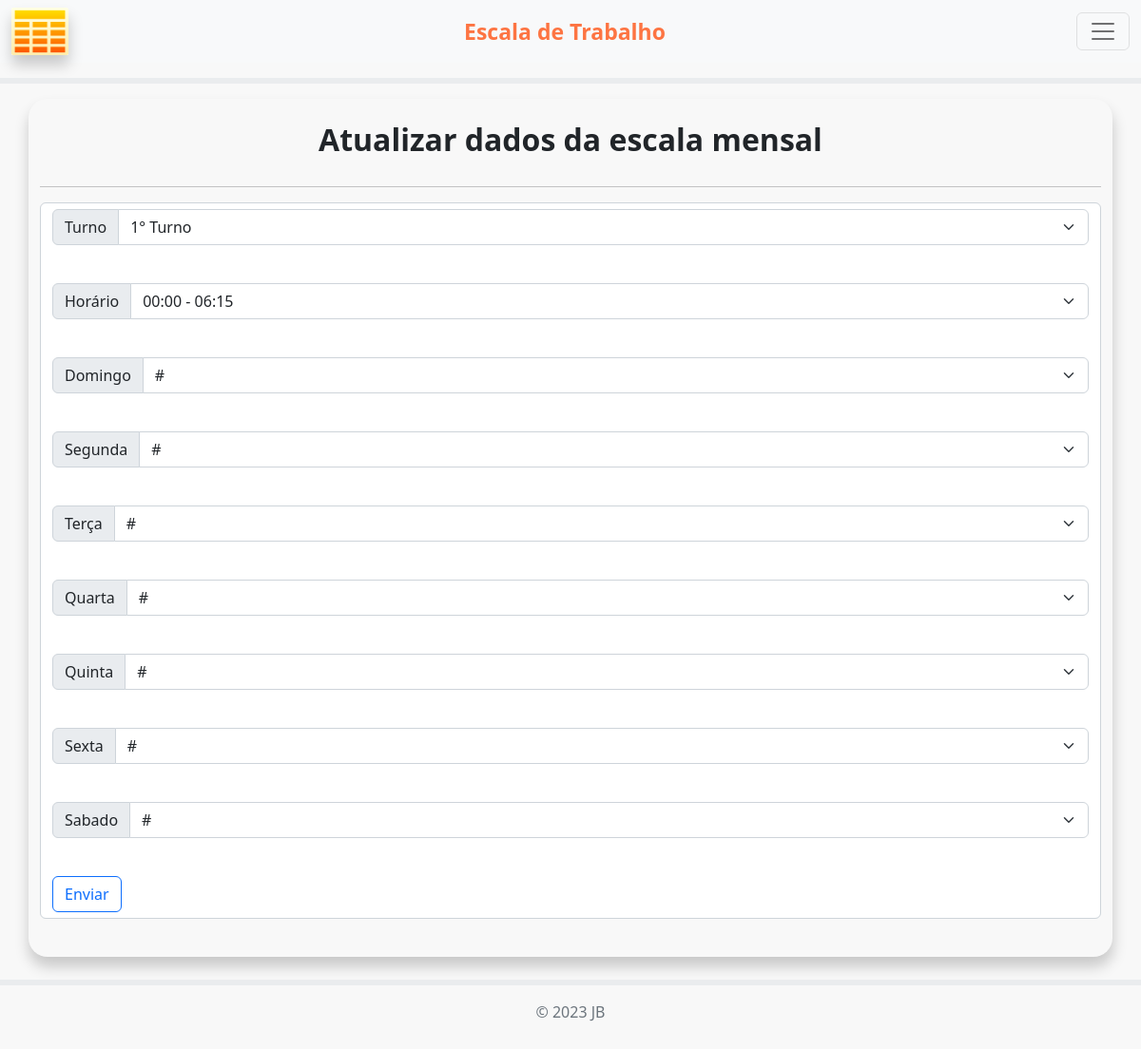
Before: /8/atualiza_escala (signed in) with the older database file.
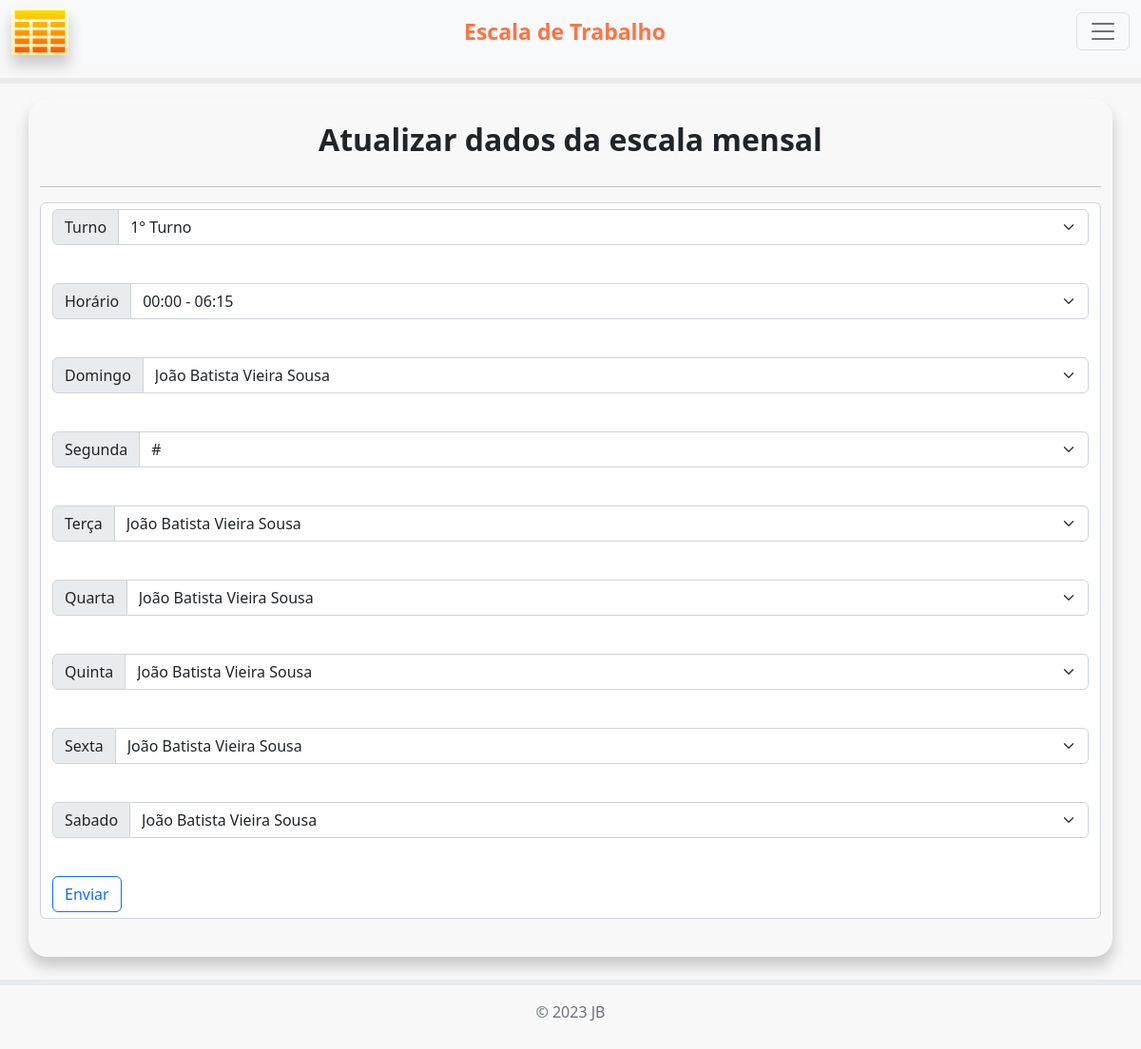
After: the same page with the newer database file.
### app.py (models this page shows, shortened)
class tb_Semana(db.Model):
    __tablename__ = "Semana 1"
    id = db.Column(db.Integer, primary_key=True, autoincrement=True, nullable=False)
    turno_db = db.Column(db.String(20))
    horario_db = db.Column(db.String(20))
    dom_db = db.Column(db.String(20))
    seg_db = db.Column(db.String(20))
    ter_db = db.Column(db.String(20))
    qua_db = db.Column(db.String(20))
    qui_db = db.Column(db.String(20))
    sex_db = db.Column(db.String(20))
    sab_db = db.Column(db.String(20))

### app.py (the view, shortened to what this page needs)
@app.route('/<int:id>/atualiza_escala', methods=["GET", "POST"])
@login_required
def atualiza_escala(id):
    linha_escala = tb_Semana.query.filter_by(id=id).first()
    page = request.args.get('page', 1, type=int)
    per_page = 50
    todos_funcionarios = tb_Funcionarios.query.paginate(page=page, per_page=per_page)
    return render_template("atualiza_escala.html", linha_escala=linha_escala, funcionarios=todos_funcionarios)

### app.py (called while the page is built)
@login_manager.user_loader  # usado para recarregar o id do usuário autenticado
def load_user(user_id):
    return User.query.filter_by(id=user_id).first()

### templates/atualiza_escala.html (shortened to what this page needs)
{% extends 'index.html' %}
{% block conteudo %}
  <div class="container" id="lista">
    <br>
    <h2>Atualizar dados da escala mensal</h2>
    <hr>
    <form action="{{url_for('atualiza_escala', id=linha_escala.id)}}" method="POST" class="form-control">
        <div class="input-group mb-3">
          <label class="input-group-text" for="Idturno_db">Turno</label>
          <select class="form-select" id="Idturno_db" name="turno_db">
            <option value="{{linha_escala.turno_db}}">{{linha_escala.turno_db}}</option>
          </select>
        </div>
        <br>
        <div class="input-group mb-3">
          <label class="input-group-text" for="Idhorario_db">Horário</label>
          <select class="form-select" id="Idhorario_db" name="horario_db">
            <option value="{{linha_escala.horario_db}}">{{linha_escala.horario_db}}</option>
          </select>
        </div>
        <br>
        <div class="input-group mb-3">
          <label class="input-group-text" for="Iddom_db">Domingo</label>
          <select class="form-select" id="Iddom_db" name="dom_db">
            <option value="{{linha_escala.dom_db}}">{{linha_escala.dom_db}}</option>
          </select>
        </div>
        <br>
        <div class="input-group mb-3">
          <label class="input-group-text" for="Idseg_db">Segunda</label>
          <select class="form-select" id="Idseg_db" name="seg_db">
            <option value="{{linha_escala.seg_db}}">{{linha_escala.seg_db}}</option>
          </select>
        </div>
        <br>
        <div class="input-group mb-3">
          <label class="input-group-text" for="Idter_db">Terça</label>
          <select class="form-select" id="Idter_db" name="ter_db">
            <option value="{{linha_escala.ter_db}}">{{linha_escala.ter_db}}</option>
          </select>
        </div>
        <br>
        <div class="input-group mb-3">
          <label class="input-group-text" for="Idqua_db">Quarta</label>
          <select class="form-select" id="Idqua_db" name="qua_db">
            <option value="{{linha_escala.qua_db}}">{{linha_escala.qua_db}}</option>
          </select>
        </div>
        <br>
        <div class="input-group mb-3">
          <label class="input-group-text" for="Idqui_db">Quinta</label>
          <select class="form-select" id="Idqui_db" name="qui_db">
            <option value="{{linha_escala.qui_db}}">{{linha_escala.qui_db}}</option>
          </select>
        </div>
        <br>
        <div class="input-group mb-3">
          <label class="input-group-text" for="Idsex_db">Sexta</label>
          <select class="form-select" id="Idsex_db" name="sex_db">
            <option value="{{linha_escala.sex_db}}">{{linha_escala.sex_db}}</option>
          </select>
        </div>
        <br>
        <div class="input-group mb-3">
          <label class="input-group-text" for="Idsab_db">Sabado</label>
          <select class="form-select" id="Idsab_db" name="sab_db">
            <option value="{{linha_escala.sab_db}}">{{linha_escala.sab_db}}</option>
          </select>
        </div>
        <br>
        <button class="btn btn-outline-primary">Enviar</button>
    </form>
    <br>
  </div>
{% endblock conteudo %}

Changed rows visible on the page:
changed tb_Semana "1° Turno": dom_db "#" → "João Batista Vieira Sousa"; ter_db "#" → "João Batista Vieira Sousa"; qua_db "#" → "João Batista Vieira Sousa"; qui_db "#" → "João Batista Vieira Sousa"; sex_db "#" → "João Batista Vieira Sousa"; sab_db "#" → "João Batista Vieira Sousa"
